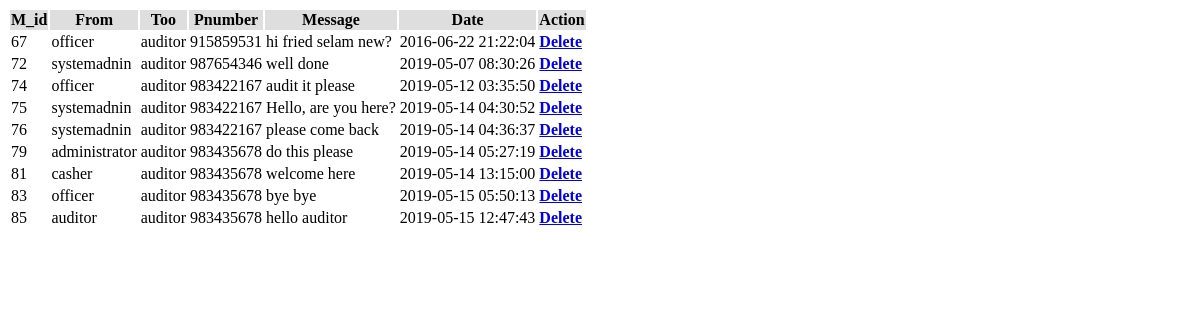
/viewauditormessage.php, run on an earlier commit of the app's database.
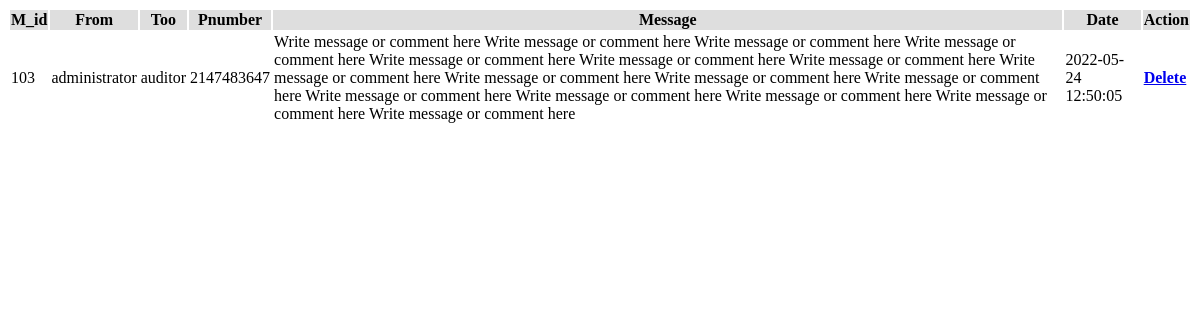
And on a later commit of the database.
### tables this page shows
CREATE TABLE `message` (
  `m_id` int(120) NOT NULL,
  `frm` varchar(40) NOT NULL,
  `too` varchar(40) NOT NULL,
  `pnumber` int(16) NOT NULL,
  `message` varchar(500) NOT NULL,
  `Date` datetime NOT NULL
);

### viewauditormessage.php (the view, shortened to what this page needs)
<!doctype html>
<html>
<head>
    <link href="css/admin_panel.css" rel="stylesheet" type="text/css" />
</head>
<body>
    <?php
	$con = mysqli_connect("localhost","root","") or die (mysql_error());
	mysqli_select_db($con,"financedb"  );
	?>
    <form name="search" method="post" action="searchmsg2.php">
        <div class="container card p-0" style="border-radius: 0 0 15px 15px !important;">
            <table class="table table-borderless">
                <thead class="section-header"
                    style="background-color: #dedede !important; padding: 0.5em 1em !important; font-weight: 600 !important;">
                    <tr>
                        <th scope="col">M_id</th>
                        <th scope="col">From</th>
                        <th scope="col">Too</th>
                        <th scope="col">Pnumber</th>
                        <th scope="col">Message</th>
                        <th scope="col">Date</th>
                        <th scope="col">Action</th>
                    </tr>
                </thead>
                <tbody>
                    <?php
						$query="select * from message where too='auditor' ";
						$result=mysqli_query($con,$query);
						while($row3 = mysqli_fetch_array($result))
						{
						echo "<tr>";
						echo '<td>'.$row3['m_id'].'</td>';
						echo '<td>'.$row3['frm'].'</td>';
						echo '<td>'.$row3['too'].'</td>';
						echo '<td>'.$row3['pnumber'].'</td>';
						echo '<td>'.$row3['message'].'</td>';
						echo '<td>'.$row3['Date'].'</td>';
						echo '<td>';
					?>
                    <a rel="facebook" href="auditormsg1.php?m_id=<?php echo $row3['m_id']; ?> & view=delete"
                        onClick="return confirm('Are you sure??')"> <strong>Delete</strong></a>
                    <?php
						echo "</td> </tr>";
						  }
						 ?>
                </tbody>
            </table>
        </div>
</body>
</html>

What changed in the data, as far as the page shows it:
removed message: m_id "67", frm "officer", too "auditor", pnumber "915859531", message "hi fried selam new?", Date "2016-06-22 21:22:04"
removed message: m_id "72", frm "systemadnin", too "auditor", pnumber "987654346", message "well done", Date "2019-05-07 08:30:26"
removed message: m_id "74", frm "officer", too "auditor", pnumber "983422167", message "audit it please", Date "2019-05-12 03:35:50"
removed message: m_id "75", frm "systemadnin", too "auditor", pnumber "983422167", message "Hello, are you here?", Date "2019-05-14 04:30:52"
removed message: m_id "76", frm "systemadnin", too "auditor", pnumber "983422167", message "please come back", Date "2019-05-14 04:36:37"
removed message: m_id "79", frm "administrator", too "auditor", pnumber "983435678", message "do this please", Date "2019-05-14 05:27:19"
removed message: m_id "81", frm "casher", too "auditor", pnumber "983435678", message "welcome here", Date "2019-05-14 13:15:00"
removed message: m_id "83", frm "officer", too "auditor", pnumber "983435678", message "bye bye", Date "2019-05-15 05:50:13"
removed message: m_id "85", frm "auditor", too "auditor", pnumber "983435678", message "hello auditor", Date "2019-05-15 12:47:43"
added message: m_id "103", frm "administrator", too "auditor", pnumber "2147483647", message "Write message or comment here Write message or comment here Write message or comment here Write message or comment here Write message or comment here Write message or comment here Write message or comment here Write message or comment here Write message or comment here Write message or comment here Write message or comment here Write message or comment here Write message or comment here Write message or comment here Write message or comment here Write message or comment here", Date "2022-05-24 12:50:05"
